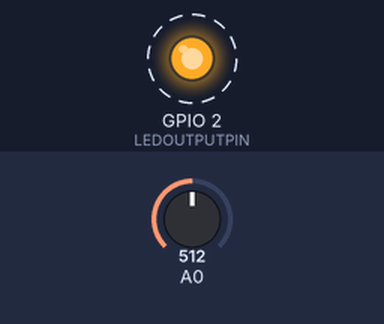
A sketch run on a simulated ESP8266 (Wemos D1 mini). On the bench: output pins drawn as LEDs (lit = HIGH). Dashed ring = blinking. The test bench sets the inputs (shaded band); at power-on: A0 = 512. What the sketch prints to the serial monitor is not drawn.

Above: at 1.2 s.
1.3 s: A0 set to 122
At 2.6 s:
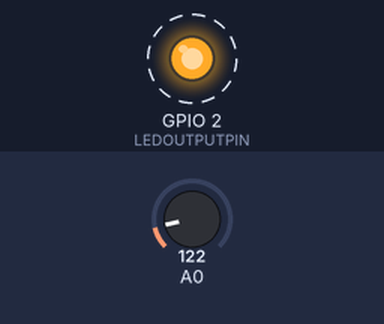
4.3 s: A0 set to 0
At 5.3 s:
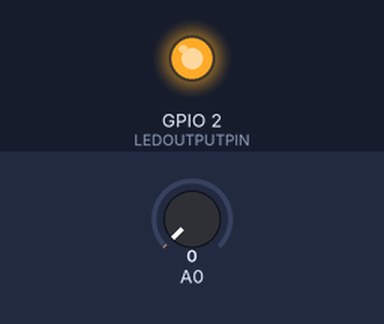
6.2 s: A0 set to 26
9.2 s: A0 set to 29
Timing chart, 0 to 12.2 s (numbered marks = the images above; inputs shaded):
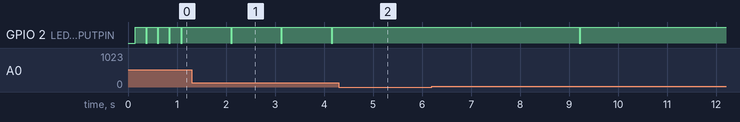

The sketch:

SparsnasCrazyVoltmeter.ino
```cpp
#include <ESP8266WiFi.h>


//// CONSTANTS ////

const int SPARSNASPULSE = 10000;  // SET "PULSE SETTING" IN SPARSNAS TO THIS VALUE


                                  // THERORETICAL FULL SCALE ADC ANALOG INPUT VOLTAGE (THAT EQUALS DIGITAL VALUE = "1024") IS ACCORDING TO THE
                                  // WEMOS D1 MINI SPECIFICATIONS 3300 MILLIVOLT. WHICH IT ISN'T... IT'S RATHER SOMEWHERE BETWEEN 3000 AND 3100 MILLIVOLT

                                  // ADJUST HERE TO MATCH INPUT ANALOG VOLTAGE <-> VALUE PRINTED ON THE SERIAL PORT
                                  // ------------------------------------------------------------------------------
const float MAXVOLT = 3040;       // SET TO THE ACTUAL INPUT ANALOG VOLTAGE (IN MILLIVOLTS) THAT GENERATES A FULL SCALE DIGITAL VALUE = WHERE IT "BOTTOMS OUT"
const float VOLTOFFSET = -10;     // FINETUNE SERIAL PORT PRINTED DIGITAL VALUE IF ZERO VOLT ANALOG DOESN'T MATCH UP AS ZERO DIGITALLY.


                                  // ADJUST HERE TO MATCH VALUE PRINTED ON THE SERIAL PORT <-> VALUE SHOWN ON SPARSNAS
                                  // ------------------------------------------------------------------------------
const float TUNE = 0.9989;        // 1 = NO ADJUSTMENT. 0.99 = LOWER NUMBER DISPLAYED
const float TUNEOFFSET = 0;       // MORE NEGATIVE = HIGHER NUMBER DISPLAYED


const int LEDOUTPUTPIN = 2;       // GPIO PIN FOR IR-LED (GPIO2 = D4)
const int ANALOGINPUTPIN = 0;     // GPIO PIN FOR ANALOG INPUT
const int UPDATETIMER = 100;      // TIME BETWEEN EACH READ OF ANALOG INPUT
const int PULSEWIDTH = 30;
const int BAUDRATE = 76800;


//// VARIABLES ////

int blinktimer = 0;               // TIME BETWEEN EACH BLINK (ms)
int sparsnasnumber = 0;           // NUMBER TO DISPLAY ON SPARSNAS
unsigned long now = 0;
unsigned long lastblink = 0;
unsigned long lastupdate = 0;


// ------------------------------------------------------
void setup() {
  Serial.begin(BAUDRATE);
  pinMode(LEDOUTPUTPIN, OUTPUT);
  digitalWrite(LEDOUTPUTPIN, HIGH);
  Serial.printf("\nSet pulse setting in Sparsnas to: %d\n\n", SPARSNASPULSE);
  Serial.println("Show:  Timer:");
}


// ------------------------------------------------------
void loop() {
  now = millis();
  if (now - lastblink >= blinktimer) {
    lastblink = now;
    blink();
  }
  if (now - lastupdate >= UPDATETIMER) {
//  sparsnasnumber = analogRead(ANALOGINPUTPIN);                               // SHOW RAW DATA INPUT 0-1024
    sparsnasnumber = ((analogRead(ANALOGINPUTPIN)*MAXVOLT)/1024)+VOLTOFFSET;   // SHOW INPUT VOLTAGE 0-3300mV (On Wemos D1 mini!)
    blinktimer = getblinktiming(sparsnasnumber);
  }
}


// ------------------------------------------------------
int getblinktiming(int sparsnasnumber) {
  int blinktimer = TUNEOFFSET + ( (10000/float(SPARSNASPULSE)) * 360000 * (1/(TUNE*float(sparsnasnumber))) );
  Serial.printf("%02d%11d\n", sparsnasnumber, blinktimer);
  return blinktimer;
}


// ------------------------------------------------------
void blink() {
  digitalWrite(LEDOUTPUTPIN, LOW);
  delay(PULSEWIDTH);
  digitalWrite(LEDOUTPUTPIN, HIGH);
}
```

Measured:
- after the input at 1.3 s, GPIO 2 (LEDOUTPUTPIN): alternates HIGH for 0.99 s and LOW for 0.03 s, starting after 0.80 s
- after the input at 4.3 s, GPIO 2 (LEDOUTPUTPIN): stays HIGH (without the input it goes to LOW after 0.87 s)
- by itself, GPIO 2 (LEDOUTPUTPIN): alternates HIGH for 0.21 s and LOW for 0.03 s
